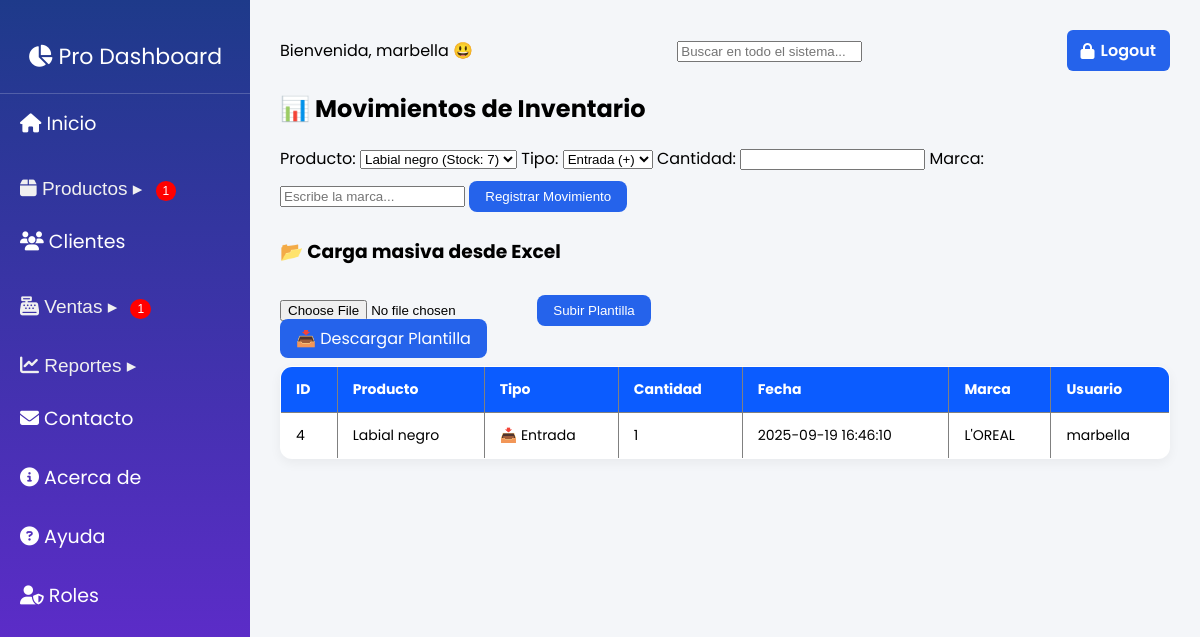
Page /index.php?page=inventory (signed in) on the committed database.
### tables this page shows
CREATE TABLE `inventario_movimientos` (
  `id` int(11) NOT NULL,
  `producto_id` int(11) NOT NULL,
  `marca` varchar(100) DEFAULT NULL,
  `tipo` enum('entrada','salida') NOT NULL,
  `cantidad` int(11) NOT NULL,
  `fecha` timestamp NOT NULL DEFAULT current_timestamp(),
  `usuario_id` int(11) NOT NULL,
  `nota` varchar(255) DEFAULT NULL
);

CREATE TABLE `productos` (
  `id` int(11) NOT NULL,
  `nombre` varchar(150) NOT NULL,
  `marca` varchar(100) NOT NULL,
  `categoria` varchar(100) DEFAULT NULL,
  `descripcion` text DEFAULT NULL,
  `precio` decimal(10,2) NOT NULL,
  `stock` int(11) NOT NULL DEFAULT 0,
  `fecha_ingreso` date DEFAULT NULL,
  `imagen` varchar(255) DEFAULT NULL,
  `updated_at` timestamp NOT NULL DEFAULT current_timestamp() ON UPDATE current_timestamp()
);

CREATE TABLE `users` (
  `id` int(11) NOT NULL,
  `username` varchar(100) NOT NULL,
  `password` varchar(255) NOT NULL,
  `genero` enum('M','F') DEFAULT 'M',
  `role` enum('admin','vendedor','lector') DEFAULT 'lector',
  `created_at` timestamp NOT NULL DEFAULT current_timestamp(),
  `reset_token` varchar(255) DEFAULT NULL,
  `reset_expiry` datetime DEFAULT NULL
);

### sections/inventory.php (the view, shortened to what this page needs)
<?php
$productos = $conn->query("SELECT id, nombre, stock, marca FROM productos")->fetch_all(MYSQLI_ASSOC);
$movimientos = $conn->query("
    SELECT m.id, p.nombre as producto, m.tipo, m.cantidad, m.fecha, m.marca, u.username as usuario
    FROM inventario_movimientos m
    JOIN productos p ON m.producto_id = p.id
    JOIN users u ON m.usuario_id = u.id
    ORDER BY m.fecha DESC
    LIMIT 20
")->fetch_all(MYSQLI_ASSOC);
?>
<h2>📊 Movimientos de Inventario</h2>
<form id="form-movimiento" style="margin-bottom:20px;">
    <label>Producto:</label>
    <select name="producto_id" required>
        <?php foreach ($productos as $p): ?>
            <option value="<?= $p['id'] ?>"><?= $p['nombre'] ?> (Stock: <?= $p['stock'] ?>)</option>
        <?php endforeach; ?>
    </select>
    <label>Tipo:</label>
    <select name="tipo" required>
        <option value="entrada">Entrada (+)</option>
    </select>
    <label>Cantidad:</label>
    <input type="number" name="cantidad" min="1" required>
    <label>Marca:</label>
    <div style="position: relative; display: inline-block;">
    <input type="text" id="inv-marca" name="marca" placeholder="Escribe la marca..." required>
    </div>
    <button type="submit" class="btn-primary-registrar">Registrar Movimiento</button>
</form>
<div class="carga-excel" style="margin-top:25px;">
    <h3>📂 Carga masiva desde Excel</h3>
    <form id="form-upload-excel" enctype="multipart/form-data">
        <input type="file" name="file" accept=".xlsx,.xls" required>
        <button type="submit" class="btn-primary-registrar">Subir Plantilla</button>
    </form>
</div>
<a href="sections/download_inventory_template.php" class="btn-primary-registrar" style="text-decoration:none;">
    📥 Descargar Plantilla
</a>
<table border="1" cellpadding="8" width="100%">
    <thead>
        <tr>
            <th>ID</th>
            <th>Producto</th>
            <th>Tipo</th>
            <th>Cantidad</th>
            <th>Fecha</th>
            <th>Marca</th>
            <th>Usuario</th>
        </tr>
    </thead>
    <tbody id="inventory-table-body">
        <?php foreach ($movimientos as $m): ?>
            <tr>
                <td><?= $m['id'] ?></td>
                <td><?= $m['producto'] ?></td>
                <td>
                    <?= $m['tipo'] === 'entrada'
                        ? "📥 Entrada"
                        : "📤 Salida" ?>
                </td>
                <td><?= $m['cantidad'] ?></td>
                <td><?= $m['fecha'] ?></td>
                <td><?= $m['marca'] ?: "—" ?></td>
                <td><?= $m['usuario'] ?></td>
            </tr>
        <?php endforeach; ?>
    </tbody>
</table>

### public/style.css (style rules this page uses)
body { font-family: 'Poppins', sans-serif; margin: 0; padding: 0; height: 100vh; display: flex; overflow-x: hidden; overflow-y: hidden; }
table { width: 100%; border-collapse: collapse; border-radius: 12px; overflow: hidden; box-shadow: 0 4px 12px rgba(0,0,0,0.05); background: white; margin-top: 15px; }
table th, table td { text-align: left; padding: 12px 15px; font-size: 14px; }
table th { background-color: #0b5cff; color: white; }
.btn-primary-registrar { background-color: #2563eb; color: white; padding: 8px 16px; border: none; border-radius: 8px; cursor: pointer; transition: background 0.3s ease; margin-top: 10px; }
.carga-excel { margin-top: 60px; }

### rows in the picture
inventario_movimientos: id "4", producto.nombre "Labial negro", tipo "📥 Entrada", cantidad "1", fecha "2025-09-19 16:46:10", marca "L'OREAL", usuario.username "marbella"

### other values in the picture
$stock_bajo "1"
$vencidas "1"
$saludo "Bienvenida"
$_SESSION['username'] "marbella"
form field producto_id "Labial negro (Stock: 7)"
